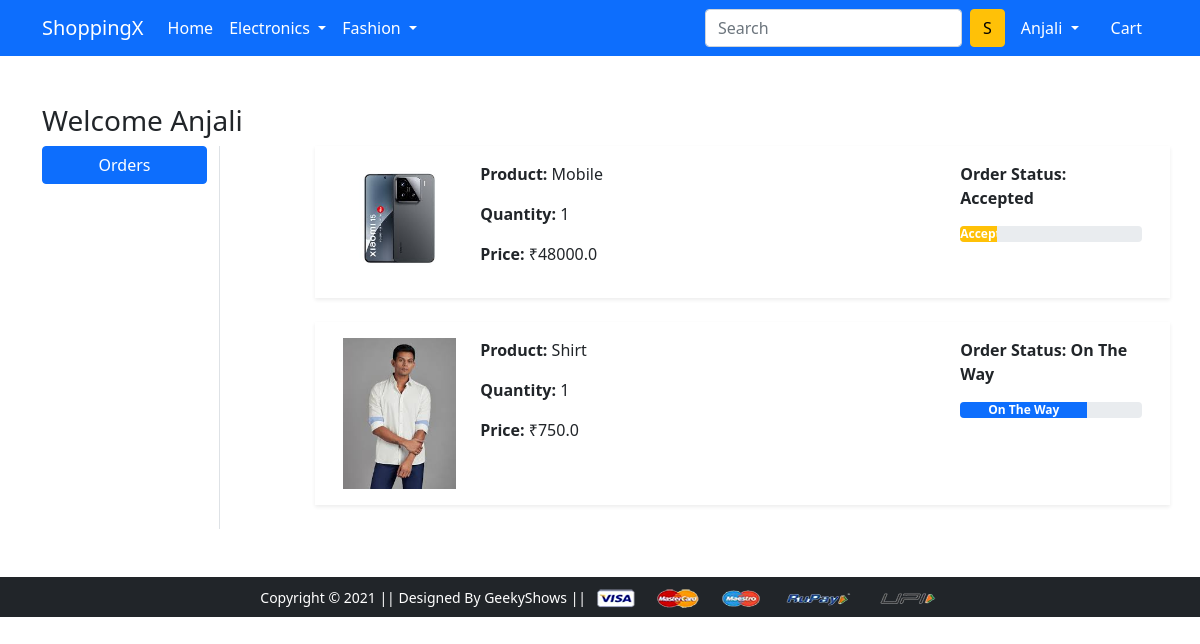
Page /orders/ (signed in) on the committed database.
### Ecommerce_App/models.py (models this page shows, shortened)
class OrderPlaced(models.Model):
    user = models.ForeignKey(User, on_delete=models.CASCADE)
    customer = models.ForeignKey(Customer, on_delete=models.CASCADE)
    product = models.ForeignKey(Product, on_delete=models.CASCADE)
    quantity = models.PositiveIntegerField(default=1)
    ordered_date = models.DateTimeField(auto_now_add=True)
    status = models.CharField(max_length=100, choices=STATUS_CHOICES, default='Pending')
    @property
    def total_cost(self):
        return self.quantity * self.product.discounted_price

class Product(models.Model):
    title = models.CharField(max_length=100)
    selling_price = models.FloatField()
    discounted_price = models.FloatField()
    description = models.TextField()
    brand = models.CharField(max_length=100)
    category = models.CharField(choices=CATEGORY_CHOICES, max_length=10)
    profile_image = models.ImageField(upload_to='producting')

### Ecommerce_App/views.py (the view)
# urls.py: path('orders/', views.ordersview.as_view(), name='orders'),
@method_decorator(login_required, name='dispatch')
class ordersview(View):
    def get(Self, request):
        order = OrderPlaced.objects.filter(user=request.user)
        return render(request, 'app/orders.html', {'orders': order})

### Ecommerce_App/Templates/app/orders.html (shortened to what this page needs)
{% extends 'app/base.html' %}
{% load static %}
{% block main-content %}
<div class="container my-5">
  <div class="row">
    <h3>Welcome <span class="text-capitalize">{{ request.user }}</span></h3>
    <div class="col-sm-2 border-end">
      <ul class="list-unstyled">
        <li class="d-grid">
          <a href="{% url 'orders' %}" class="btn btn-primary">Orders</a>
        </li>
      </ul>
    </div>
    <div class="col-sm-9 offset-sm-1">
      {% for o in orders %}
      <div class="row shadow-sm mb-4 p-3">
        <div class="col-sm-2">
          <img src="{{ o.product.profile_image.url }}" alt="" class="img-fluid" height="150" width="150">
        </div>
        <div class="col-sm-7">
          <p><strong>Product:</strong> {{ o.product.title }}</p>
          <p><strong>Quantity:</strong> {{ o.quantity }}</p>
          <p><strong>Price:</strong> ₹{{ o.total_cost }}</p>
        </div>
        <div class="col-sm-3 fw-bold">
          <p>Order Status: {{ o.status }}</p>
          {% if o.status == 'Accepted' %}
          <div class="progress">
            <div class="progress-bar bg-warning" role="progressbar"
                 style="width: 20%" aria-valuenow="20" aria-valuemin="0" aria-valuemax="100">
              Accepted
            </div>
          </div>
          {% elif o.status == 'On The Way' %}
          <div class="progress">
            <div class="progress-bar bg-primary" role="progressbar"
                 style="width: 70%" aria-valuenow="70" aria-valuemin="0" aria-valuemax="100">
              On The Way
            </div>
          </div>
          {% else %}
          <span class="text-danger">Cancelled</span>
          {% endif %}
        </div>
      </div>
      {% empty %}
      <p>No orders found.</p>
      {% endfor %}
    </div>
  </div>
</div>
{% endblock main-content %}

### Ecommerce_App/Templates/app/base.html (shortened to what this page needs)
<!doctype html>
{% load static %}
<html lang="en">
  <head>
    <link href="https://cdn.jsdelivr.net/npm/bootstrap@5.0.0-beta1/dist/css/bootstrap.min.css" rel="stylesheet">
    <link rel="stylesheet" href="{% static 'app/css/owl.carousel.min.css' %}">
    <link rel="stylesheet" href="{% static 'app/css/all.min.css' %}">
    <link rel="stylesheet" href="{% static 'app/css/style.css' %}">
  </head>
  <body>
    <nav class="navbar navbar-expand-lg navbar-dark bg-primary">
     <div class="container">
       <a class="navbar-brand" href="/">ShoppingX</a>
       <div class="collapse navbar-collapse" id="navbarSupportedContent">
         <ul class="navbar-nav me-auto mb-2 mb-lg-0">
           <li class="nav-item">
             <a class="nav-link active" aria-current="page" href="/">Home</a>
           </li>
           <li class="nav-item dropdown">
             <a class="nav-link dropdown-toggle text-white" href="#" id="electronicsDropdown" role="button" data-bs-toggle="dropdown" aria-expanded="false">
               Electronics
             </a>
           </li>
           <li class="nav-item dropdown">
             <a class="nav-link dropdown-toggle text-white" href="#" id="fashionDropdown" role="button" data-bs-toggle="dropdown" aria-expanded="false">
               Fashion
             </a>
           </li>
         </ul>
         <form class="d-flex">
           <input class="form-control me-2" type="search" placeholder="Search" aria-label="Search">
           <button class="btn btn-warning" type="submit">S</button>
         </form>
         <div>
          <ul class="navbar-nav me-auto mb-2 mb-lg-0">
            {% if request.user.is_authenticated %}
           <li class="nav-item dropdown mx-2">
              <a class="nav-link dropdown-toggle text-white" href="#" id="profileDropdown" role="button" data-bs-toggle="dropdown" aria-expanded="false">
                {{ request.user.username|capfirst }}
              </a>
            </li>
            <li class="nav-item mx-2">
             <a href="{% url 'showcart' %}" class="nav-link text-white"> Cart </a>
            </li>
            {% endif %}
          </ul>
         </div>
       </div>
     </div>
    </nav>
    {% block main-content %} {% endblock main-content %}
    <footer class="container-fluid bg-dark text-center p-2 mt-5">
        <small class="text-white">Copyright &copy; 2021 || Designed By GeekyShows || </small>
        <img src="{% static 'app/images/payment.png' %}" alt="" srcset="" class="img-fluid" height="2px">
    </footer>
  </body>
</html>

### rows in the picture
OrderPlaced: product.profile_image (picture), product "Mobile", quantity "1", total_cost "48000.0", status "Accepted"
OrderPlaced: product.profile_image (picture), product "Shirt", quantity "1", total_cost "750.0", status "On The Way"

### other values in the picture
{{ request.user.username|capfirst }} "Anjali"
{{ request.user }} "Anjali"
